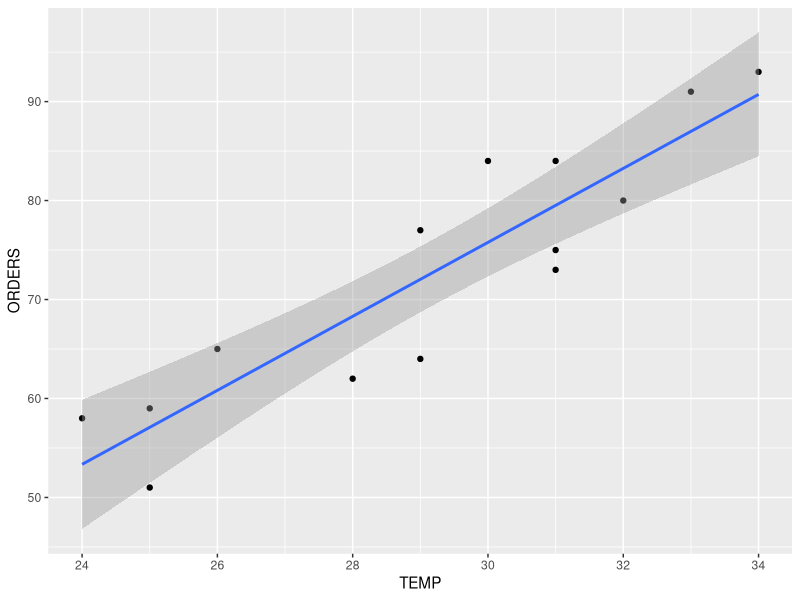
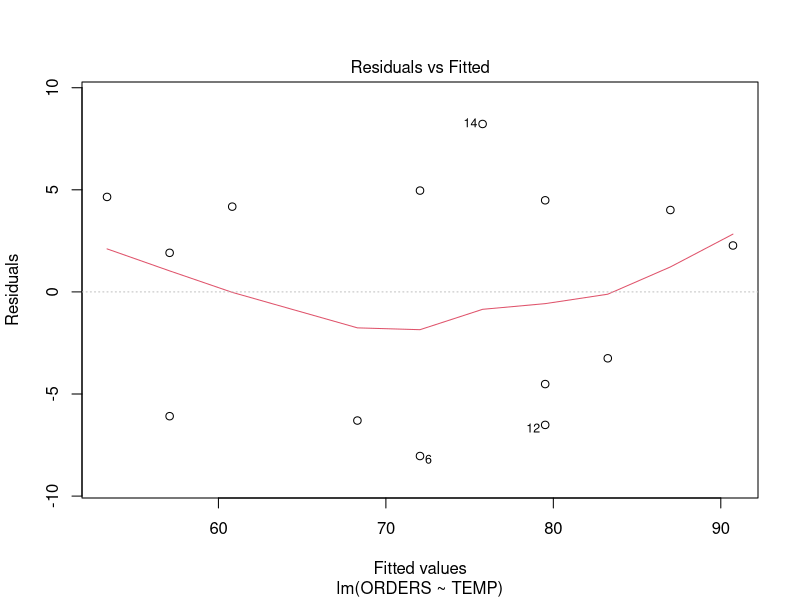
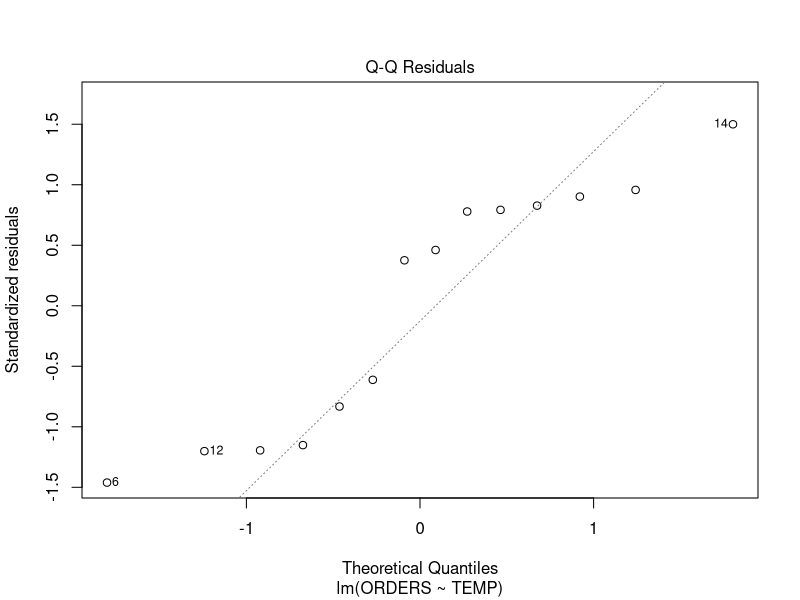
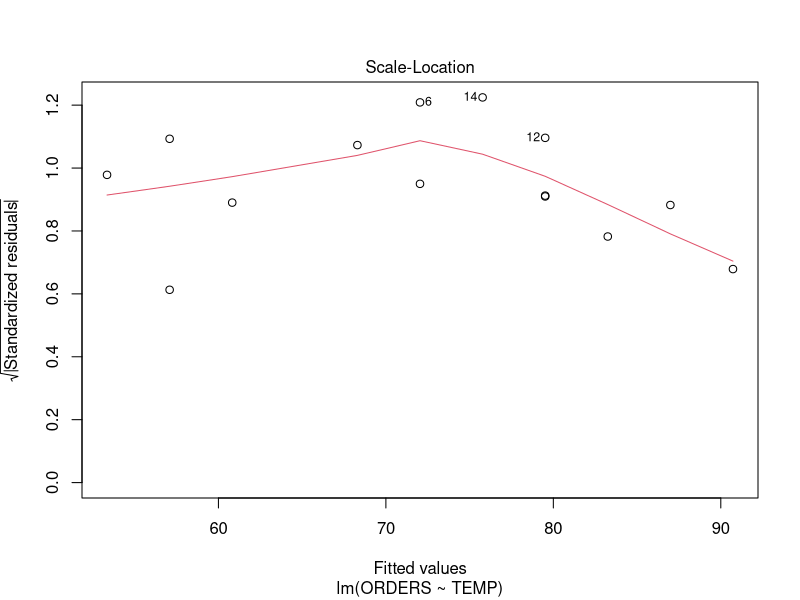
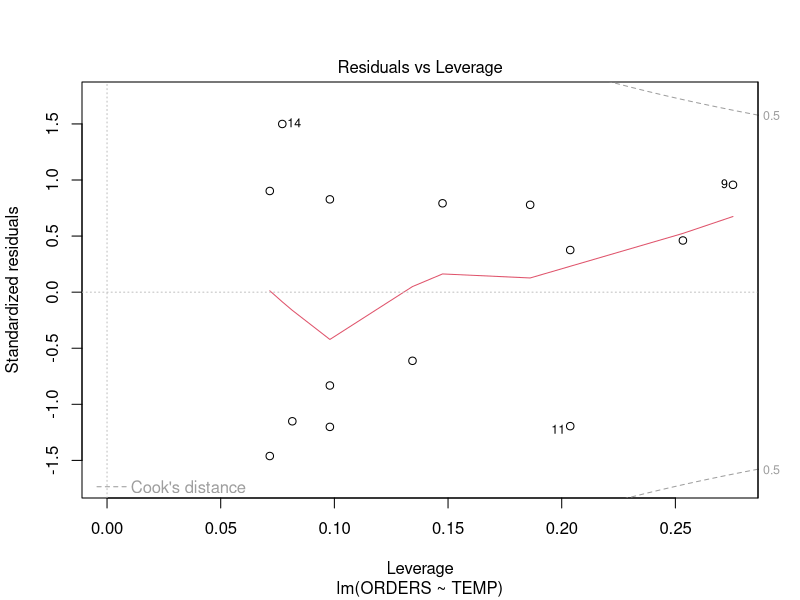

Recreate these plots in R, in order.
## ---- chunk 1
library(tidyverse)
## ---- chunk 2
data <- read_csv('data.csv')
## ---- chunk 3
data %>% summary()
## ---- chunk 4
data %>%
  ggplot(aes(x=TEMP, y=ORDERS)) +
  geom_point() +
  geom_smooth(method='lm')
## ---- chunk 5
cor(data$TEMP, data$ORDERS)
## ---- chunk 6
mod <- lm(ORDERS ~ TEMP, data=data)
summary(mod)
## ---- chunk 7
attributes(mod)
## ---- chunk 8
anova(mod)
## ---- chunk 9
coef(mod)
## ---- chunk 10
confint(mod, level=0.90)
## ---- chunk 11
plot(mod)
## ---- chunk 12
predict(mod, newdata=data.frame(TEMP=31), interval='confidence', level=0.95)
## ---- chunk 13
predict(mod, newdata=data.frame(TEMP=27), interval='prediction', level=0.95)
